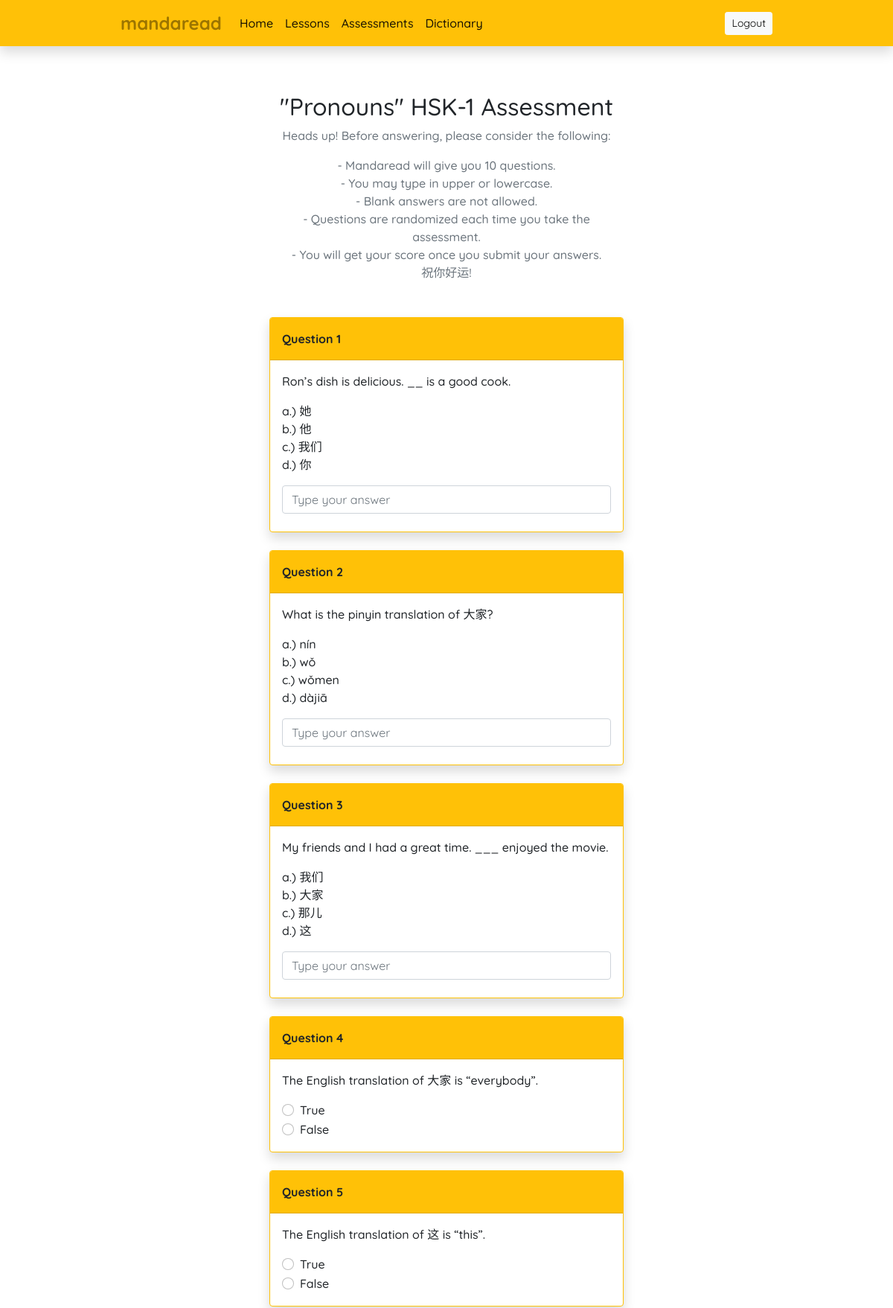
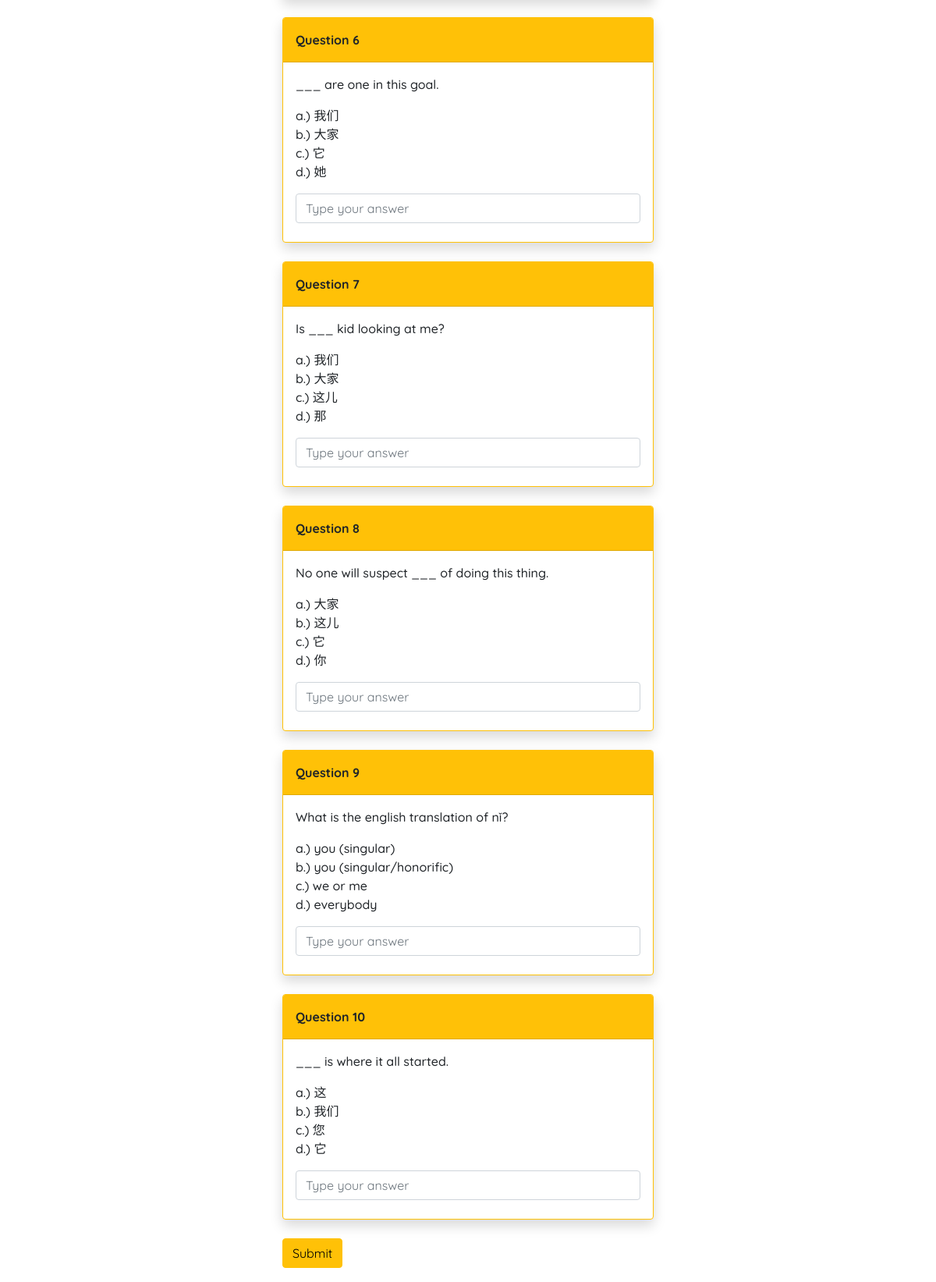
Screenshot of /lessons/2/assessment/ (upper part) with the database file from the repository (2 pictures, top to bottom).
### lessonbank/models.py (models this page shows, shortened)
class LessonBank(models.Model):
    hsk = models.PositiveIntegerField(default=1, null=False, blank=False, validators=[MinValueValidator(1), MaxValueValidator(2)])
    title = models.CharField(max_length=255, null=False, blank=False)
    description = models.TextField(null=False, blank=False)
    read_by = models.ManyToManyField(User, blank=True)
    enable_table = models.BooleanField(default=True)

class LessonAssessment(models.Model):
    QUESTION_TYPE = (
        ('Multiple Choice', 'Multiple Choice'),
        ('Fill in the Blanks', 'Fill in the Blanks'),
        ('True or False', 'True or False')
    )
    question_type = models.CharField(max_length=100, default='Multiple Choice', choices=QUESTION_TYPE)
    question = models.CharField(max_length=500, null=False, blank=False)
    choices = models.TextField(null=True, blank=True)
    answer = models.CharField(max_length=255)
    appearances_in_tests = models.ManyToManyField(LessonBank)

### lessonbank/views.py (the view)
# urls.py: path('<int:pk>/assessment/', views.LessonAssessmentView.as_view(), name='mandaread-assessment'),
class LessonAssessmentView(ListView, forms.Form):
    model = LessonAssessment
    template_name = 'lessonbank/lesson_assessment.html'
    context_object_name = 'assessment_items'
    def get_context_data(self, **kwargs):
        pk = self.kwargs['pk']
        context = super().get_context_data(**kwargs)
        context['lesson'] = LessonBank.objects.get(id=pk)
        return context
    def get_queryset(self):
        pk = self.kwargs['pk']
        current_lesson = LessonBank.objects.get(id=pk)
        hsk = current_lesson.hsk
        if hsk == 1:
            return LessonAssessment.objects.filter(~Q(appearances_in_tests__hsk=2) & Q(appearances_in_tests=current_lesson)).order_by('?')[:10]
        elif hsk == 2:
            queryset_to_list = list(LessonAssessment.objects.filter(Q(appearances_in_tests__title__contains=current_lesson.title)).distinct()[:10])
            random.shuffle(queryset_to_list)
            return queryset_to_list

### lessonbank/templates/lessonbank/lesson_assessment.html (shortened to what this page needs)
{% extends 'mandaread/base.html' %}
{% load static %}
{% block content %}
    <div class="container col-12 col-md-8 col-lg-6 col-xl-5 mb-5 mt-4">
        {% if assessment_items %}
            <div class = "text-center mb-5">
                <h2>"{{ lesson.title }}" HSK-{{ lesson.hsk }} Assessment</h2>
                <p class = "text-muted instructions">
                    Heads up! Before answering, please consider the following:
                </p>
                <p class = "text-muted instructions">
                    - Mandaread will give you 10 questions.<br/>
                    - You may type in upper or lowercase. <br />
                    - Blank answers are not allowed. <br />
                    - Questions are randomized each time you take the assessment. <br />
                    - You will get your score once you submit your answers. <br />
                    祝你好运!
                </p>
            </div>
        {% endif %}
        <form method="GET" class = "needs-validation" id = "assessment-form" data-toggle="validator" novalidate>
            {% for item in assessment_items %}
                <div class = "card rounded mb-4 border border-warning shadow">
                    <div class = "card-header py-3 bg-warning">
                        <b>Question {{ forloop.counter }}</b>
                    </div>
                    <div class="card-body">
                        <p>{{ item.question }}</p>
                        {% if item.choices %}
                            <p>{{ item.choices|linebreaksbr }}</p>
                        {% endif %}
                        <div>
                            {% if item.question_type == 'Multiple Choice' %}
                                <input type="text" id = {{ item.id }} class = "form-control mb-2 assessment-item type-mc" placeholder="Type your answer" maxlength="1" autocomplete = "off" required>
                            {% elif item.question_type == 'Fill in the Blanks' %}
                                <input type="text" id = {{ item.id }} class = "form-control mb-2 assessment-item type-fitb" placeholder="Type your answer" autocomplete = "off" required>
                            {% elif item.question_type == 'True or False' %}
                                <div class = "radio-group" id = {{ item.id }}>
                                    <div class="form-check">
                                        <input class="form-check-input" type="radio" name="{{ item.id }}" value="true" required>
                                        <label class="form-check-label">True</label>
                                    </div>
                                    <div class="form-check">
                                        <input class="form-check-input" type="radio" name="{{ item.id }}" value="false" required>
                                        <label class="form-check-label">False</label>
                                    </div>
                                </div>
                            {% endif %}
                        </div>
                    </div>
                </div>
            {% endfor %}
            {% if assessment_items %}
            <div class = "d-flex align-items-center">
                <button class = "btn btn-warning me-3 submit-assessment" type = "submit">Submit</button>
            </div>
            {% endif %}
        </form>
    </div>
{% endblock %}

### mandaread/static/mandaread/style.css (style rules this page uses)
body { font-family: 'Quicksand', sans-serif; padding-top: 100px; font-weight: 500; }
.card, .btn-admin { z-index: 2; position: relative; }

### rows the page displays
LessonBank: title "Pronouns", hsk "1"
LessonAssessment: question "Ron’s dish is delicious. __ is a good cook.", choices "a.) 她 b.) 他 c.) 我们 d.) 你"
LessonAssessment: question "What is the pinyin translation of 大家?", choices "a.) nín b.) wǒ c.) wǒmen d.) dàjiā"
LessonAssessment: question "My friends and I had a great time. ___ enjoyed the movie.", choices "a.) 我们 b.) 大家 c.) 那儿 d.) 这"
LessonAssessment: question "The English translation of 大家 is “everybody”."
LessonAssessment: question "The English translation of 这 is “this”."
LessonAssessment: question "___ are one in this goal.", choices "a.) 我们 b.) 大家 c.) 它 d.) 她"
LessonAssessment: question "Is ___ kid looking at me?", choices "a.) 我们 b.) 大家 c.) 这儿 d.) 那"
LessonAssessment: question "No one will suspect ___ of doing this thing.", choices "a.) 大家 b.) 这儿 c.) 它 d.) 你"
LessonAssessment: question "What is the english translation of nǐ?", choices "a.) you (singular) b.) you (singular/honorific) c.) we or me d.) everybody"
LessonAssessment: question "___ is where it all started.", choices "a.) 这 b.) 我们 c.) 您 d.) 它"
